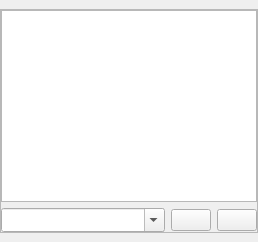
  <widget class="QDockWidget" name="dockConsole">
   <property name="features">
    <set>QDockWidget::AllDockWidgetFeatures</set>
   </property>
   <property name="windowTitle">
    <string>Console</string>
   </property>
   <attribute name="dockWidgetArea">
    <number>8</number>
   </attribute>
   <widget class="QWidget" name="dockWidgetContents_4">
    <layout class="QVBoxLayout" name="verticalLayout_24">
     <property name="leftMargin">
      <number>0</number>
     </property>
     <property name="rightMargin">
      <number>0</number>
     </property>
     <item>
      <widget class="QFrame" name="frame">
       <property name="frameShape">
        <enum>QFrame::StyledPanel</enum>
       </property>
       <property name="frameShadow">
        <enum>QFrame::Raised</enum>
       </property>
       <layout class="QVBoxLayout" name="verticalLayout_14">
        <property name="leftMargin">
         <number>0</number>
        </property>
        <property name="topMargin">
         <number>0</number>
        </property>
        <property name="rightMargin">
         <number>0</number>
        </property>
        <property name="bottomMargin">
         <number>0</number>
        </property>
        <item>
         <widget class="QPlainTextEdit" name="txtConsole">
          <property name="minimumSize">
           <size>
            <width>0</width>
            <height>1</height>
           </size>
          </property>
          <property name="font">
           <font>
            <pointsize>12</pointsize>
           </font>
          </property>
          <property name="readOnly">
           <bool>true</bool>
          </property>
         </widget>
        </item>
        <item>
         <layout class="QHBoxLayout" name="horizontalLayout_7" stretch="1,0,0">
          <item>
           <widget class="ComboBox" name="cboCommand">
            <property name="styleSheet">
             <string notr="true">padding-top: 3;
padding-bottom: 3;
padding-right: 8;</string>
            </property>
            <property name="editable">
             <bool>true</bool>
            </property>
            <property name="maxVisibleItems">
             <number>5</number>
            </property>
            <property name="maxCount">
             <number>10</number>
            </property>
            <property name="insertPolicy">
             <enum>QComboBox::InsertAtTop</enum>
            </property>
           </widget>
          </item>
          <item>
           <widget class="QPushButton" name="cmdCommandSend">
            <property name="toolTip">
             <string>Send command</string>
            </property>
            <property name="icon">
             <iconset resource="images.qrc">
              <normaloff>:/images/send_1.png</normaloff>:/images/send_1.png</iconset>
            </property>
            <property name="iconSize">
             <size>
              <width>16</width>
              <height>16</height>
             </size>
            </property>
           </widget>
          </item>
          <item>
           <widget class="QPushButton" name="cmdClearConsole">
            <property name="toolTip">
             <string>Clear console</string>
            </property>
            <property name="icon">
             <iconset resource="images.qrc">
              <normaloff>:/images/erase_1.png</normaloff>:/images/erase_1.png</iconset>
            </property>
            <property name="iconSize">
             <size>
              <width>16</width>
              <height>16</height>
             </size>
            </property>
           </widget>
          </item>
         </layout>
        </item>
       </layout>
      </widget>
     </item>
    </layout>
   </widget>
  </widget>
